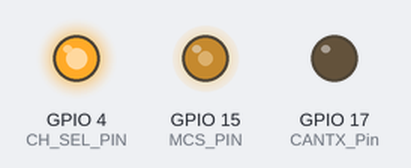
A sketch run on a simulated ESP32. Shown: output pins drawn as LEDs (lit = HIGH). What the sketch prints to the serial monitor is not drawn.

Above: at 2.1 s.
At 2.46 s:
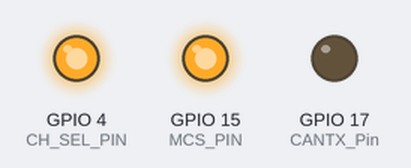
At 2.97 s:
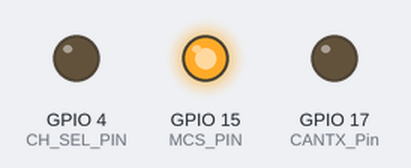
At 20.79 s:
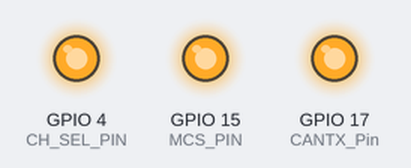
At 38.4 s:
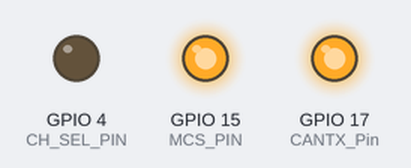
Timing chart, 0 to 40.0 s (numbered marks = the images above):
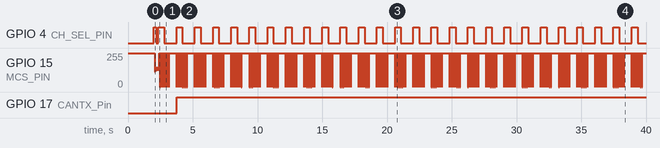

Measured:
- by itself, GPIO 4 (CH_SEL_PIN): repeats every 1.4 s: HIGH 0.45 s, LOW 0.95 s
- by itself, GPIO 17 (CANTX_Pin): LOW → HIGH at 3.8 s

The sketch:

SPI_M.ino
```cpp
// include the SPI library:
#include <SPI.h>
#include <math.h>

// ################# CONSTANTS #################

// CAN Test Signal Pins (Originally CANTXA/B)
const int CANTX_Pin = 17; // ESP32's TX2, used for PWM signal
const int CANRX_Pin = 16; // ESP32's RX2

// SPI Bus Pins (VSPI default)
const int SPI_MOSI_PIN = 13;
const int SPI_MISO_PIN = 12;
const int SPI_SCK_PIN = 14;

// Chip Select Control Pins
const int MCS_PIN = 15;    // Chip Select for Monitor bus (ADCs)
const int CH_SEL_PIN = 4;  // Selects between device A (HIGH) and B (LOW)

// PWM Configuration for CAN Test Signal
const int PWM_FREQ = 980;       // Match original Arduino's ~980 Hz
const int PWM_RESOLUTION = 8;   // 8-bit resolution (0-255)

// ################# HELPER FUNCTIONS FOR CHIP SELECT #################

/**
 * @brief Selects an ADC chip.
 * @param side Selects device A or B. 1 for A (CH_SEL=HIGH), 2 for B (CH_SEL=LOW).
 */
void selectADC(int side) {
  if (side == 1) {
    digitalWrite(CH_SEL_PIN, HIGH); // Select device 'A'
  } else {
    digitalWrite(CH_SEL_PIN, LOW); // Select device 'B'
  }
  digitalWrite(MCS_PIN, LOW); // Activate the ADC bus
}

/**
 * @brief Deselects the ADC chip.
 */
void deselectADC() {
  digitalWrite(MCS_PIN, HIGH);
}

// ################# ADC FUNCTIONS #################

/**
 * @brief Performs the one-time initialization for an ADC.
 * Includes sync, reset, configuration, and calibration of all channels.
 * @param side The ADC to initialize (1 for A, 2 for B).
 */
void ADC_Init(int side) {
  Serial.print("Initializing ADC on side ");
  Serial.println(side == 1 ? "A" : "B");

  // Sync sequence
  selectADC(side);
  for (int i = 0; i < 15; i++) {
    SPI.transfer(0xff);
  }
  SPI.transfer(0xfe);
  delay(1);

  // ADC-Reset
  SPI.transfer(0x03); SPI.transfer(0x00); SPI.transfer(0x00); SPI.transfer(0x80);
  delay(1);
  deselectADC();
  delay(1);
  selectADC(side);
  delay(1);
  SPI.transfer(0x03); SPI.transfer(0x00); SPI.transfer(0x00); SPI.transfer(0x00);
  delay(1);
  deselectADC();
  delay(2);

  // ADC-configuration
  selectADC(side);
  SPI.transfer(0x03); SPI.transfer(0x00); SPI.transfer(0x30); SPI.transfer(0x00);
  delay(1);
  deselectADC();
  delay(2);

  // Write configuration registers
  selectADC(side);
  SPI.transfer(0x05);
  SPI.transfer(0x02); SPI.transfer(0xb0); SPI.transfer(0xab);
  SPI.transfer(0x12); SPI.transfer(0xb1); SPI.transfer(0xab);
  delay(1);
  deselectADC();
  delay(2);

  // Calibrate all channels
  for (int channel = 0; channel < 4; channel++) {
    int channelbyte;
    // Offset cal
    selectADC(side);
    delay(10);
    channelbyte = (channel * 8) | 0x81;
    SPI.transfer(channelbyte);
    deselectADC();
    delay(10);

    // Gain cal
    selectADC(side);
    delay(10);
    channelbyte = (channel * 8) | 0x82;
    SPI.transfer(channelbyte);
    deselectADC();
    delay(10);
  }
  Serial.println("Initialization complete.");
}

/**
 * @brief Reads a single value from a pre-initialized ADC channel and prints it.
 * @param side The ADC to read from (1 for A, 2 for B).
 * @param channel The channel to read (0-3).
 */
void ADC_Read(int side, int channel) {
  int channelbyte;
  long ADC_value;
  float ADC_voltage;

  // Start conversion
  selectADC(side);
  delay(10);
  channelbyte = (channel * 8) | 0x80;
  SPI.transfer(channelbyte);
  SPI.transfer(0x00); SPI.transfer(0x00); SPI.transfer(0x00); SPI.transfer(0x00);
  delay(1);
  deselectADC();
  delay(100); // Wait for conversion

  // Read the result
  selectADC(side);
  SPI.transfer(channelbyte);
  SPI.transfer(0x00); // Dummy byte
  int byte2 = SPI.transfer(0x00);
  int byte3 = SPI.transfer(0x00);
  SPI.transfer(0x00); // Dummy byte

  // Print data in a compact format. Prefix ("A:" or "B:") is handled in the loop.
  Serial.print("ch");
  Serial.print(channel);
  Serial.print("=");
  ADC_value = (256L * byte2) + byte3;
  Serial.print(ADC_value);

  // Also print the calculated millivolts for quick reference
  ADC_voltage = ADC_value;
  ADC_voltage = ADC_voltage / 65535;
  ADC_voltage = ADC_voltage * 2.5;
  if (channel < 3) {
    ADC_voltage = ADC_voltage * 2;
  }
  Serial.print(" (");
  Serial.print(ADC_voltage * 1000, 0); // Print mV with no decimal places
  Serial.print("mV)");

  delay(1);
  deselectADC();
  delay(1);
}

// #################### SETUP ##########################
void setup() {
  pinMode(MCS_PIN, OUTPUT);
  pinMode(CH_SEL_PIN, OUTPUT);
  deselectADC(); // Deselect the ADC bus initially

  ledcAttach(CANTX_Pin, PWM_FREQ, PWM_RESOLUTION);

  SPI.begin(SPI_SCK_PIN, SPI_MISO_PIN, SPI_MOSI_PIN);
  SPI.beginTransaction(SPISettings(10000, MSBFIRST, SPI_MODE0));

  pinMode(CANTX_Pin, OUTPUT);
  pinMode(CANRX_Pin, INPUT);

  Serial.begin(115200);
  delay(2000); // Wait for serial monitor to connect

  // Initialize both ADCs once
  ADC_Init(1); // Initialize Side A
  ADC_Init(2); // Initialize Side B
}

// #################### MAIN LOOP ##########################
void loop() {
  // -------- Read and print ALL ADC channel values in a compact format ------
  Serial.println("\n---------------------------------");
  Serial.println("Reading ADC Values:");
  Serial.print("A: ");
  for (int i = 0; i < 4; i++) {
    ADC_Read(1, i);
    if (i < 3) {
      Serial.print(" | "); // Separator between channel readings
    }
  }
  Serial.println(); // End of line for Side A

  Serial.print("B: ");
  for (int i = 0; i < 4; i++) {
    ADC_Read(2, i);
    if (i < 3) {
      Serial.print(" | "); // Separator between channel readings
    }
  }
  Serial.println(); // End of line for Side B
  Serial.println("---------------------------------");

  delay(500);

  // Send "CAN-Signal" using ESP32's LEDC PWM
  ledcWrite(CANTX_Pin, 64);
  ledcWrite(CANTX_Pin, 255);
}
```
